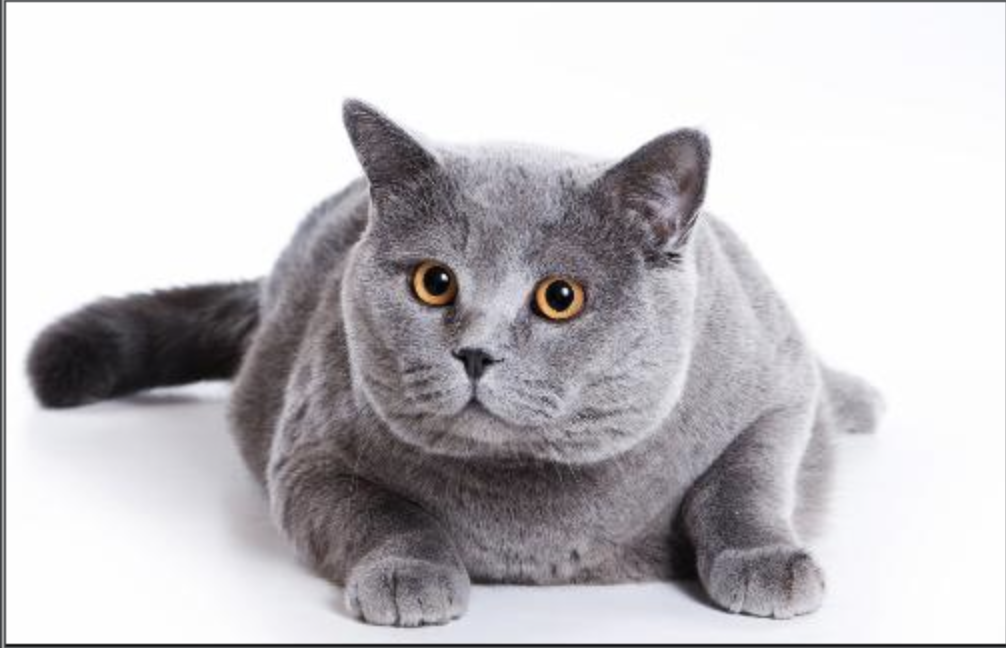
#> input picture 2024_q2/opencv_test/1.jpg, 1006 x 648 px
$ python 07green.py
#> lines starting #> are read from the running program, lines starting #| are printed output that depends on the picture
"""
@FileName：07green.py
@Description：
@Author：shenxinyuan
@Time：2024/4/2
"""

# 导入 OpenCV 库
import cv2 as cv


img = cv.imread("./1.jpg",)
#> img is the input picture: shape (648, 1006, 3); mean B, G, R 197.5, 194.5, 196.9
cur_img = img.copy()
# 注意参数的变化
cur_img[:,:,0] = 0
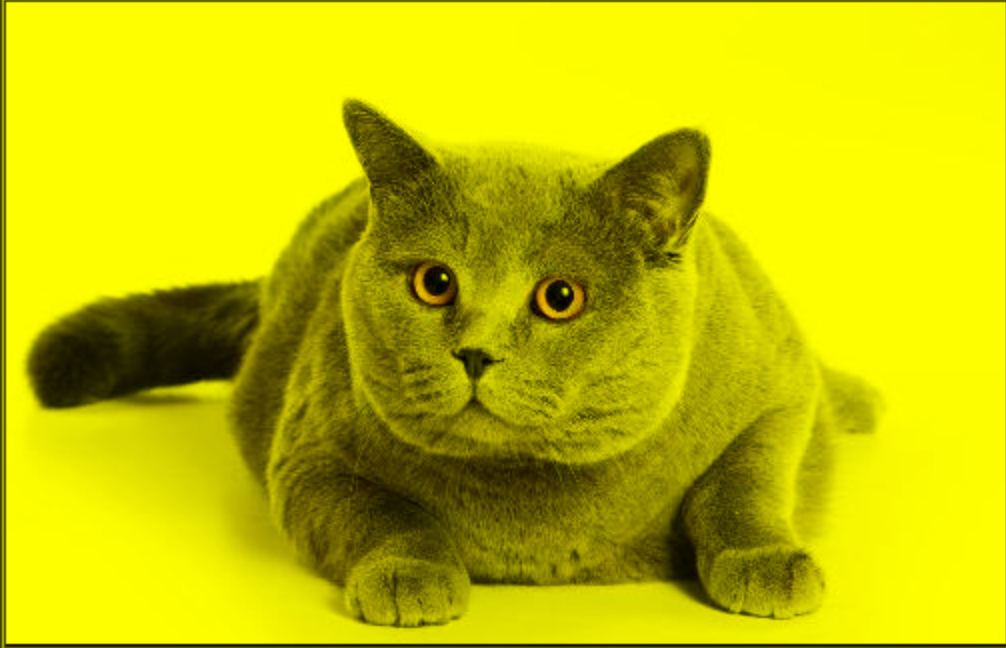
#> cur_img: shape (648, 1006, 3); mean B, G, R 0, 194.5, 196.9
cur_img[:,:,2] = 0
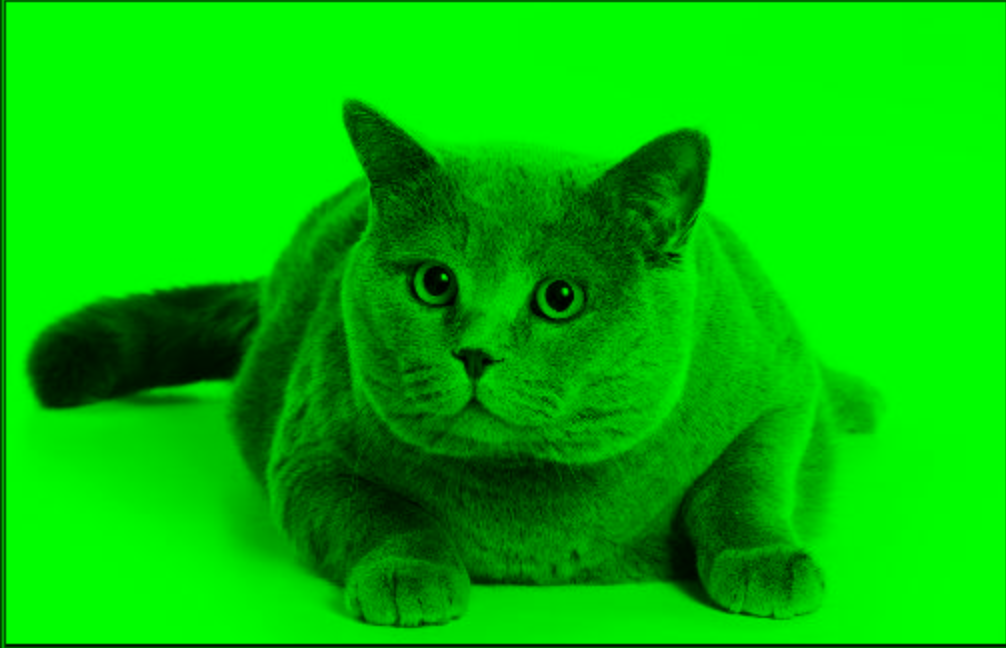
#> cur_img: shape (648, 1006, 3); mean B, G, R 0, 194.5, 0
cv.imshow('G',cur_img)
cv.waitKey(0)
cv.destroyAllWindows()
